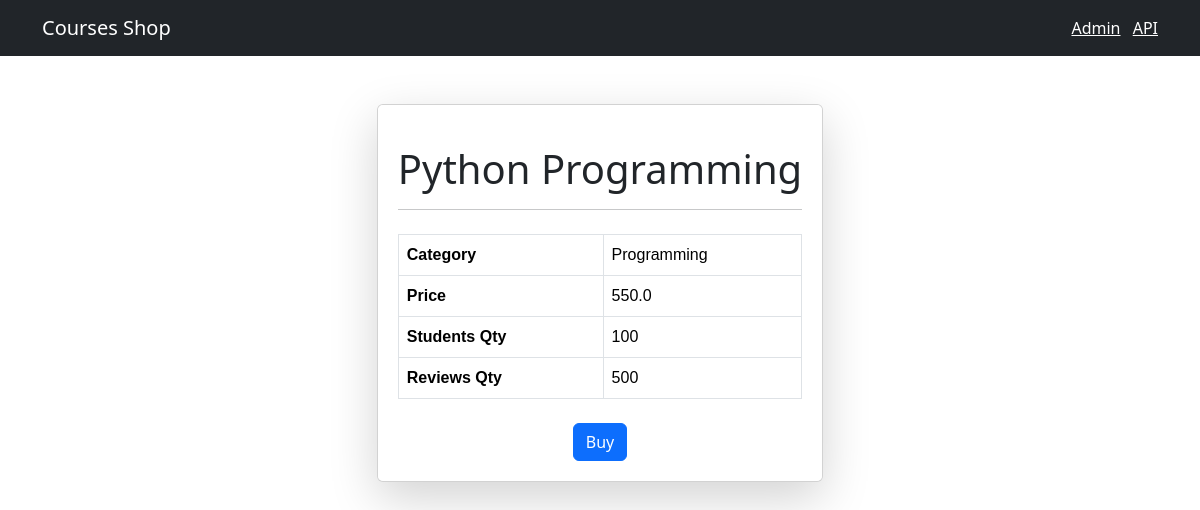
Screenshot of /shop/2 with the database file from the repository.
### shop/models.py (models this page shows, shortened)
class Course(models.Model):
    title = models.CharField(max_length=255)
    price = models.FloatField()
    students_qty = models.IntegerField()
    reviews_qty = models.IntegerField()
    category = models.ForeignKey(Category, on_delete=models.CASCADE) #if category gets deleted courses are deleted
    created_at = models.DateTimeField(default=timezone.now)

class Category(models.Model):
    title = models.CharField(max_length=255)
    created_at = models.DateTimeField(default=timezone.now)
    def __str__(self):
        return self.title

### shop/views.py (the view)
# urls.py: path('<int:course_id>', views.single_course, name="single_course")
def single_course(request, course_id):
    course = get_object_or_404(Course, pk=course_id)
    return render(request, 'shop/single_course.html', {'course': course})

### templates/shop/single_course.html (shortened to what this page needs)
{% extends 'base.html' %}
{% block content %}
<div class="container mt-5 d-flex justify-content-center">
    <div class="card shadow-lg rounded">
        <div class="card-body card-overlay">
            <h1 class="card-title text-center">{{ course.title }}</h1>
            <hr>
            <table class="table table-bordered mt-4" style="font-family: 'Arial', sans-serif;">
                <tbody>
                    <tr>
                        <td><strong>Category</strong></td>
                        <td>{{ course.category }}</td>
                    </tr>
                    <tr>
                        <td><strong>Price</strong></td>
                        <td>{{ course.price }}</td>
                    </tr>
                    <tr>
                        <td><strong>Students Qty</strong></td>
                        <td>{{ course.students_qty }}</td>
                    </tr>
                    <tr>
                        <td><strong>Reviews Qty</strong></td>
                        <td>{{ course.reviews_qty }}</td>
                    </tr>
                </tbody>
            </table>
            <div class="text-center mt-4">
                <button class="btn btn-primary">Buy</button>
            </div>
        </div>
    </div>
</div>
{% endblock %}

### templates/shop/single_course.html (style rules this page uses)
.card { background-size: cover; background-position: center; }
.card-overlay { background-color: rgba(255, 255, 255, 0.8); padding: 20px; border-radius: 5px; }
.card-title { margin-top: 20px; }

### rows the page displays
Course: title "Python Programming", category "Programming", price "550.0", students_qty "100", reviews_qty "500"
